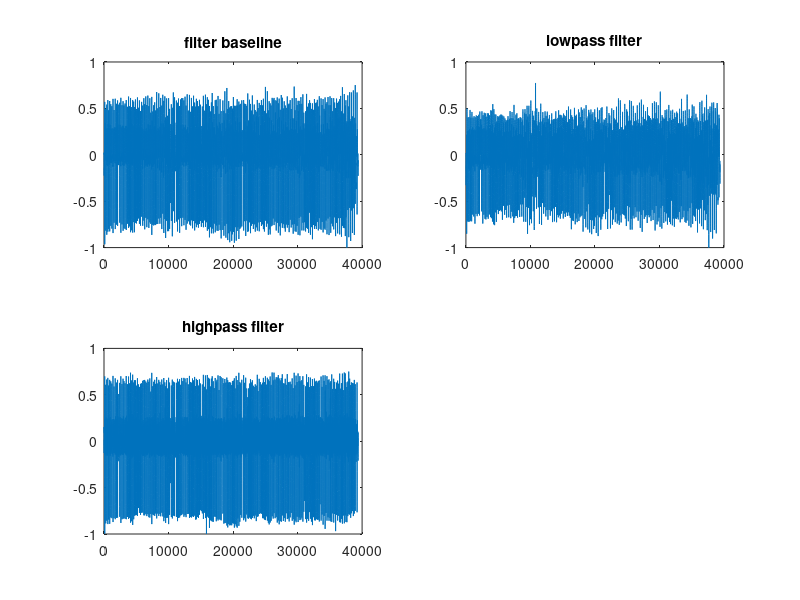

This figure's MATLAB source: (Note: this script raises an error after producing the figure.)
close all;
clear all;
load('QuangHuy_140416_ECG.mat');
d=data11(1:end)';
t=[0:length(d)-1]/200;


%% filter baseline%%%%%%%%%%%%%%%%%%%%%%%%%%%%%%%%%%%%%%%%%%%%%%%%%%%%%%%%%
[a b]=butter(7,[0.5 40]/100);
c = filtfilt(a,b,d);
c=c/max(abs(c));
c=c-mean(c);

subplot(2,2,1)
plot(c)
title('filter baseline');

%% bandpass filter %%%%%%%%%%%%%%%%%%%%%%%%%%%%%%%%%%%%%%%%%%%%%%%%%%%%%%%%

%LPF
b=[1 0 0 0 0 0 -2 0 0 0 0 0 1];
a=[1 -2 1];
h_LP=filter(b,a,[1 zeros(1,12)]);

x2 = conv (c ,h_LP);
x2 = x2 (6+[1: length(d)]); %cancle delay
x2 = x2/ max( abs(x2 ));
subplot(2,2,2)
plot(x2)
title('lowpass filter');

%HPF
b = [-1 0 0 0 0 0 0 0 0 0 0 0 0 0 0 0 32 -32 0 0 0 0 0 0 0 0 0 0 0 0 0 0 1];
a = [1 -1];

h_HP=filter(b,a,[1 zeros(1,32)]); % impulse response of HPF
 
x3 = conv (x2 ,h_HP);
x3 = x3 (16+[1: length(d)]); %cancle delay
x3 = x3/ max( abs(x3 ));

subplot(2,2,3)
plot(x3)
title('highpass filter');
        
%% Make impulse response %%%%%%%%%%%%%%%%%%%%%%%%%%%%%%%%%%%%%%%%%%%%%%%%%%
h = [-1 -2 0 2 1]/8;

% Apply filter
x4 = conv (x3 ,h);
x4 = x4 (2+[1: length(d)]);
x4 = x4/ max( abs(x4 ));

%% Squaring %%%%%%%%%%%%%%%%%%%%%%%%%%%%%%%%%%%%%%%%%%%%%%%%%%%%%%%%%%%%%%%
x5 = x4 .^2;
x5 = x5/ max( abs(x5 ));

%% Make impulse response %%%%%%%%%%%%%%%%%%%%%%%%%%%%%%%%%%%%%%%%%%%%%%%%%%
h = ones (1 ,31)/31;

% Apply filter
x6 = conv (x5 ,h);
x6 = x6 (15+[1: length(d)]);
x6 = x6/ max( abs(x6 ));

max_h = max(x6);
thresh = mean (x6 );
poss_reg =(x6>thresh*max_h);

left = find(diff([0 poss_reg])==1);
right = find(diff([poss_reg 0])==-1);
meanc=mean(c);
for i=1:length(left)
    %detect R peak
    [R_value(i) R_loc(i)] = max( c(left(i):right(i)) );
    R_loc(i) = R_loc(i)-1+left(i); 
    
    %detectQ peak
    [Q_value(i) Q_loc(i)] = min( c(left(i):R_loc(i)) );
    Q_loc(i) = Q_loc(i)-1+left(i); 

    %detect S peak
    [S_value(i) S_loc(i)] = min( c(left(i):right(i)) );
    S_loc(i) = S_loc(i)-1+left(i); 
    
    %detec T peak
    a=R_loc(i)+25:R_loc(i)+100;     
    m=max(c(a));
    b=find(c(a)==m);
    
    b=b(1);
    b=a(b);

    T_loc(i)=b;
    T_value(i)=m;
    
    %detect J point
    ST_segment=[S_loc(i):T_loc(i)];
    J_loc(i)=find(x6(ST_segment)==mean(x6(ST_segment)));
    J_value(i)=c(J_loc(i));
    
   end
    
%% there is no selective wave %%%%%%%%%%%%%%%%%%%%%%%%%%%%%%%%%%%%%%%%%%%%%
Q_loc=Q_loc(find(Q_loc~=0));
R_loc=R_loc(find(R_loc~=0));
S_loc=S_loc(find(S_loc~=0));


%for(j=1:length(R_loc))
%    a=R_loc(j)+25:R_loc(j)+100;
%    m=max(c(a));
%    b=find(c(a)==m);
%    
%    b=b(1);
%    b=a(b);
%
%    T_loc(j)=b;
%    T_value(j)=m;
%end

%% detect J point

%for i=1:length(T_loc)
%    for j=1:length(T_loc)
%        ST_segment(i,j)=[S_loc(j):T_loc(j)];
%    end
%end
%    J_loc=find(c(ST_segment)==mean(c));
    


hr=[];
for i=1:length(R_loc)-1
    hr=[hr R_loc(i+1)-R_loc(i)];
end

subplot(2,2,4)
plot(hr)
title('Heart Rate');
    
figure
plot (t(1:length(c)),c);
hold on;
plot(t(S_loc) ,S_value, 'r^', t(T_loc),T_value, 'o');



